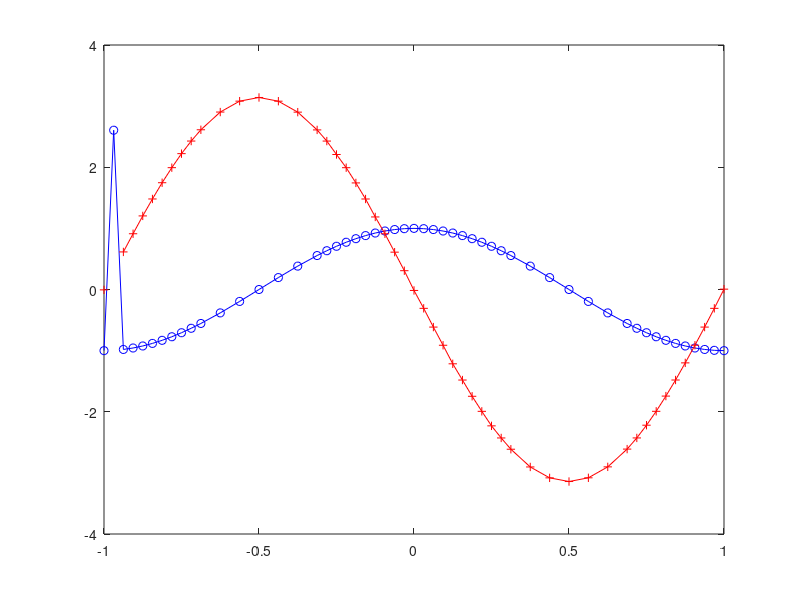

MATLAB code for this plot:
clc, clear all, clf

% input data:
U=load('solution.dat');
u=U(:,2);
D=load('derivative.dat');
x=D(:,1);
for i=1:length(x)-1
    x(i+1)-x(i)
end
ux=D(:,2);
figure(1)
plot(x,u,'bo-',x,ux,'r+-')
